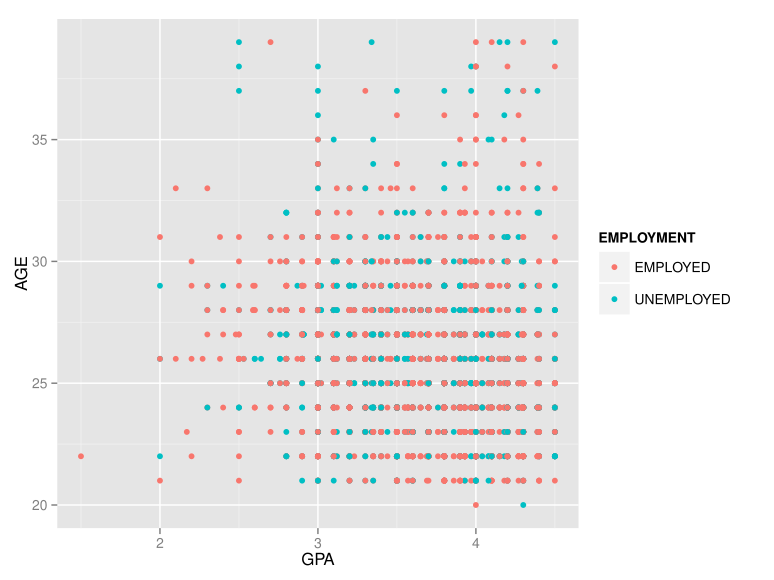

The R source for this figure:
# load ggplot package
library(ggplot2)

# load our group dataset
ourdata <- read.csv(file.choose())

# change response's value to character
ourdata$EMPLOYMENT = ifelse(ourdata$EMPLOYED==1, 'EMPLOYED', 'UNEMPLOYED')

# draw a plot
qplot(GPA, AGE, color=EMPLOYMENT, data=ourdata)
